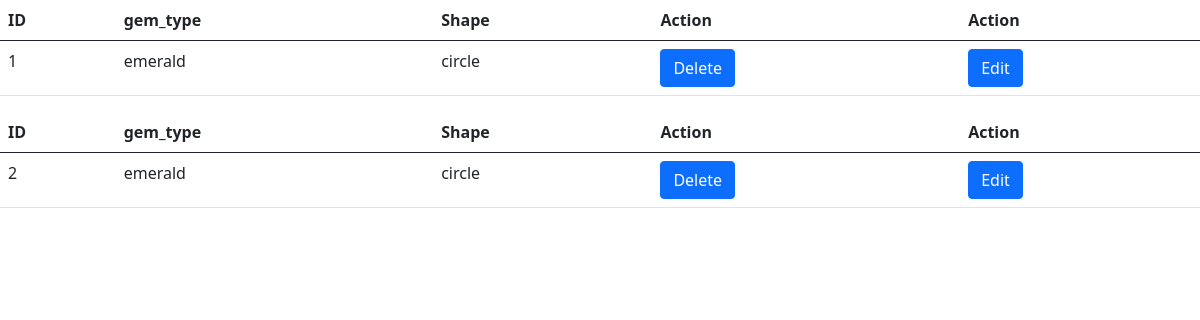
Before: /showcs with the older database file.
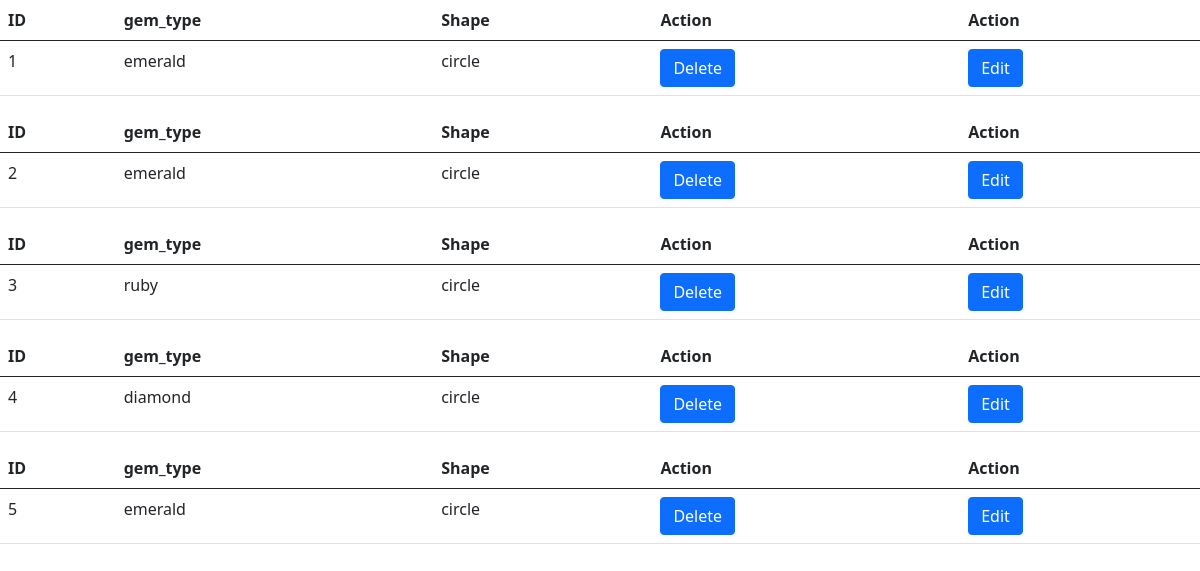
After: the same page with the newer database file.
### firstapp/models.py (models this page shows, shortened)
class PurchaseOfColorStones(models.Model):
    date = models.DateField(auto_now_add=True)
    stockid = models.CharField(max_length=30, blank=True)
    company_name = models.ForeignKey('CompanyInfo', on_delete=PROTECT)
    location = models.ForeignKey('loc', on_delete=models.PROTECT, null=True)
    shape_cs = models.ForeignKey(
        'shape_cs', on_delete=models.PROTECT, blank=True)
    gem_type = models.ForeignKey(
        'gemtype', on_delete=models.PROTECT, blank=True)
    origin = models.ForeignKey(
        'Origin_cs', on_delete=models.PROTECT, blank=True)
    Treatment = models.ForeignKey(
        'Treatment_cs', on_delete=models.PROTECT, blank=True)
    Clarity = models.CharField(max_length=30)
    certificate_no_cs = models.ForeignKey(
        'certificate_no_cs', on_delete=models.PROTECT, blank=True)
    colour = models.CharField(max_length=30)
    measurements = models.IntegerField()
    lab = models.ForeignKey('Lab_cs', on_delete=models.PROTECT, blank=True)
    PCS = models.IntegerField()
    Weight_cs = models.FloatField(null=True)
    Price = models.FloatField()
    units = models.IntegerField()
    amount = models.DecimalField(decimal_places=2, max_digits=9)
    discount_amount = models.DecimalField(
        decimal_places=2, max_digits=9, blank=True, null=True)
    discount = models.PositiveSmallIntegerField(blank=True, null=True)
    total_val_cs = models.DecimalField(
        decimal_places=2, max_digits=9, blank=True, null=True)
    purchaseapv_cs = models.BooleanField(default=False)
    currency = models.ForeignKey('currencies', on_delete=models.PROTECT)
    tag_price_cs = models.FloatField()
    rate = models.FloatField()

class gemtype(models.Model):
    gem = models.CharField(max_length=50)
    def __str__(self):
        return self.gem

class shape_cs(models.Model):
    shape = models.CharField(max_length=30)
    def __str__(self):
        return self.shape

### firstapp/views.py (the view)
# urls.py: path('showcs', views.showcs, name="showcs"),
def showcs(request):
    cs_obj = PurchaseOfColorStones.objects.all()
    context = {
        "show_cs": cs_obj,
    }
    return render(request, "showcs.html", context=context)

### firstapp/templates/showcs.html (shortened to what this page needs)
<!DOCTYPE html>
<html lang="en">
<head>
  <link href="https://cdn.jsdelivr.net/npm/bootstrap@5.0.2/dist/css/bootstrap.min.css" rel="stylesheet"
>
</head>
<body>
  {% for obj in show_cs %}
  <table class="table">
    <thead class="thead-dark">
      <tr>
        <th scope="col">ID</th>
        <th scope="col">gem_type</th>
        <th scope="col">Shape</th>
        <th scope="col">Action</th>
        <th scope="col">Action</th>
      </tr>
    </thead>
    <tbody>
      <tr class="something">
        <td>{{obj.id}}</td>
        <td>{{obj.gem_type}}</td>
        <td>{{obj.shape_cs}}</td>
        <td><a class="btn btn-primary" href="{% url 'deleteid_cs' idno=obj.id %}" >Delete</a></td>
        <td><a class="btn btn-primary" href="{% url 'update_cs' ck=obj.id %}">Edit</a></td>
      </tr>
      </tbody>
  </table>
  {%endfor%}
</body>
</html>

Changed rows visible on the page:
added PurchaseOfColorStones: id "3", gem_type "ruby", shape_cs "circle"
added PurchaseOfColorStones: id "4", gem_type "diamond", shape_cs "circle"
added PurchaseOfColorStones: id "5", gem_type "emerald", shape_cs "circle"
